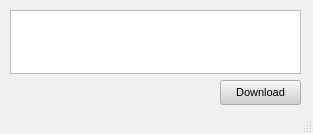
<ui version="4.0" >
 <author></author>
 <comment></comment>
 <exportmacro></exportmacro>
 <class>FileHashDialog</class>
 <widget class="QMainWindow" name="FileHashDialog" >
  <property name="geometry" >
   <rect>
    <x>0</x>
    <y>0</y>
    <width>313</width>
    <height>134</height>
   </rect>
  </property>
  <property name="palette" >
   <palette>
    <active>
     <color>
      <red>16</red>
      <green>16</green>
      <blue>16</blue>
     </color>
     <color>
      <red>208</red>
      <green>208</green>
      <blue>208</blue>
     </color>
     <color>
      <red>255</red>
      <green>255</green>
      <blue>255</blue>
     </color>
     <color>
      <red>247</red>
      <green>247</green>
      <blue>247</blue>
     </color>
     <color>
      <red>104</red>
      <green>104</green>
      <blue>104</blue>
     </color>
     <color>
      <red>160</red>
      <green>160</green>
      <blue>160</blue>
     </color>
     <color>
      <red>0</red>
      <green>0</green>
      <blue>0</blue>
     </color>
     <color>
      <red>255</red>
      <green>255</green>
      <blue>255</blue>
     </color>
     <color>
      <red>0</red>
      <green>0</green>
      <blue>0</blue>
     </color>
     <color>
      <red>255</red>
      <green>255</green>
      <blue>255</blue>
     </color>
     <color>
      <red>240</red>
      <green>240</green>
      <blue>240</blue>
     </color>
     <color>
      <red>0</red>
      <green>0</green>
      <blue>0</blue>
     </color>
     <color>
      <red>0</red>
      <green>0</green>
      <blue>0</blue>
     </color>
     <color>
      <red>255</red>
      <green>255</green>
      <blue>255</blue>
     </color>
     <color>
      <red>0</red>
      <green>0</green>
      <blue>255</blue>
     </color>
     <color>
      <red>255</red>
      <green>0</green>
      <blue>255</blue>
     </color>
     <color>
      <red>247</red>
      <green>247</green>
      <blue>247</blue>
     </color>
    </active>
    <inactive>
     <color>
      <red>16</red>
      <green>16</green>
      <blue>16</blue>
     </color>
     <color>
      <red>208</red>
      <green>208</green>
      <blue>208</blue>
     </color>
     <color>
      <red>255</red>
      <green>255</green>
      <blue>255</blue>
     </color>
     <color>
      <red>247</red>
      <green>247</green>
      <blue>247</blue>
     </color>
     <color>
      <red>104</red>
      <green>104</green>
      <blue>104</blue>
     </color>
     <color>
      <red>160</red>
      <green>160</green>
      <blue>160</blue>
     </color>
     <color>
      <red>0</red>
      <green>0</green>
      <blue>0</blue>
     </color>
     <color>
      <red>255</red>
      <green>255</green>
      <blue>255</blue>
     </color>
     <color>
      <red>0</red>
      <green>0</green>
      <blue>0</blue>
     </color>
     <color>
      <red>255</red>
      <green>255</green>
      <blue>255</blue>
     </color>
     <color>
      <red>240</red>
      <green>240</green>
      <blue>240</blue>
     </color>
     <color>
      <red>0</red>
      <green>0</green>
      <blue>0</blue>
     </color>
     <color>
      <red>0</red>
      <green>0</green>
      <blue>0</blue>
     </color>
     <color>
      <red>255</red>
      <green>255</green>
      <blue>255</blue>
     </color>
     <color>
      <red>0</red>
      <green>0</green>
      <blue>255</blue>
     </color>
     <color>
      <red>255</red>
      <green>0</green>
      <blue>255</blue>
     </color>
     <color>
      <red>247</red>
      <green>247</green>
      <blue>247</blue>
     </color>
    </inactive>
    <disabled>
     <color>
      <red>104</red>
      <green>104</green>
      <blue>104</blue>
     </color>
     <color>
      <red>208</red>
      <green>208</green>
      <blue>208</blue>
     </color>
     <color>
      <red>255</red>
      <green>255</green>
      <blue>255</blue>
     </color>
     <color>
      <red>247</red>
      <green>247</green>
      <blue>247</blue>
     </color>
     <color>
      <red>104</red>
      <green>104</green>
      <blue>104</blue>
     </color>
     <color>
      <red>160</red>
      <green>160</green>
      <blue>160</blue>
     </color>
     <color>
      <red>104</red>
      <green>104</green>
      <blue>104</blue>
     </color>
     <color>
      <red>255</red>
      <green>255</green>
      <blue>255</blue>
     </color>
     <color>
      <red>104</red>
      <green>104</green>
      <blue>104</blue>
     </color>
     <color>
      <red>240</red>
      <green>240</green>
      <blue>240</blue>
     </color>
     <color>
      <red>240</red>
      <green>240</green>
      <blue>240</blue>
     </color>
     <color>
      <red>0</red>
      <green>0</green>
      <blue>0</blue>
     </color>
     <color>
      <red>0</red>
      <green>0</green>
      <blue>0</blue>
     </color>
     <color>
      <red>255</red>
      <green>255</green>
      <blue>255</blue>
     </color>
     <color>
      <red>0</red>
      <green>0</green>
      <blue>255</blue>
     </color>
     <color>
      <red>255</red>
      <green>0</green>
      <blue>255</blue>
     </color>
     <color>
      <red>247</red>
      <green>247</green>
      <blue>247</blue>
     </color>
    </disabled>
   </palette>
  </property>
  <property name="font" >
   <font>
    <family>Arial</family>
    <pointsize>8</pointsize>
    <weight>50</weight>
    <italic>false</italic>
    <bold>false</bold>
    <underline>false</underline>
    <strikeout>false</strikeout>
   </font>
  </property>
  <property name="contextMenuPolicy" >
   <enum>Qt::NoContextMenu</enum>
  </property>
  <property name="windowTitle" >
   <string>Download</string>
  </property>
  <property name="windowIcon" >
   <iconset resource="../images.qrc" >:/images/RShare16.png</iconset>
  </property>
  <widget class="QWidget" name="centralwidget" >
   <widget class="QPushButton" name="pushButton" >
    <property name="geometry" >
     <rect>
      <x>220</x>
      <y>80</y>
      <width>81</width>
      <height>25</height>
     </rect>
    </property>
    <property name="text" >
     <string>Download</string>
    </property>
   </widget>
   <widget class="QTextEdit" name="textEdit" >
    <property name="geometry" >
     <rect>
      <x>10</x>
      <y>10</y>
      <width>291</width>
      <height>64</height>
     </rect>
    </property>
   </widget>
  </widget>
  <widget class="QStatusBar" name="statusbar" />
 </widget>
 <pixmapfunction></pixmapfunction>
 <resources>
  <include location="../images.qrc" />
 </resources>
 <connections/>
</ui>
